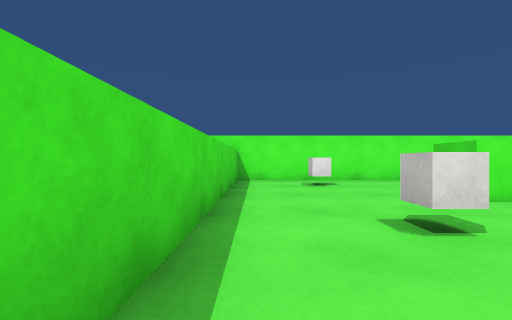
[1] (above)

24 first-person views from a walk through a scene from a Unity 3-D project. The camera is 0.68 m above the floor, looks level and sees 90° across. The floor is counted in squares, 1 m on a side. Each view is taken from the middle of a square. On the plan, view 1 faces up. The plan holds only what a view shows up to about 9 squares ahead; the rest is blank. Surface patterns are stand-ins for the level's own textures.

[2]
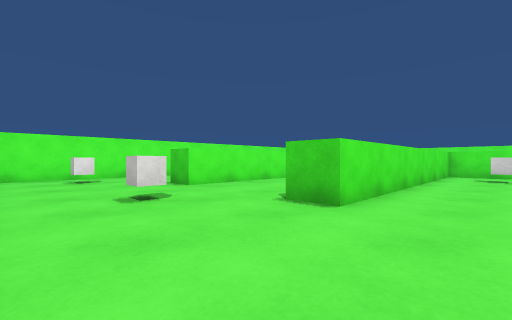

[3]
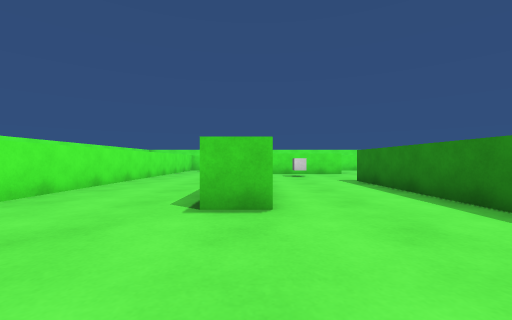

[4]
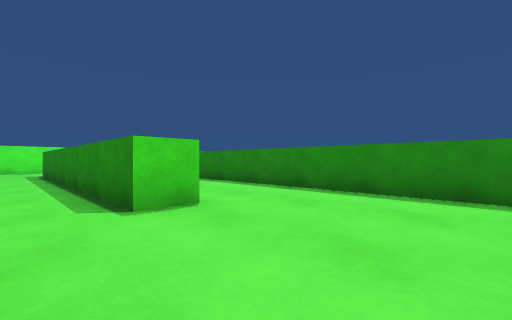

[5]
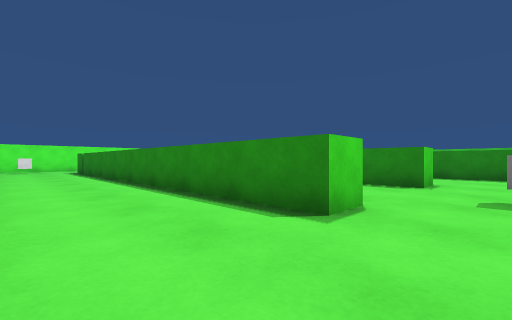

[6]
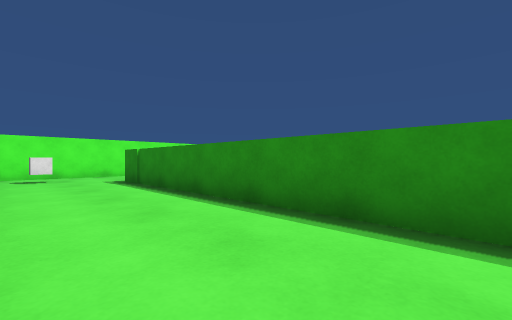

[7]
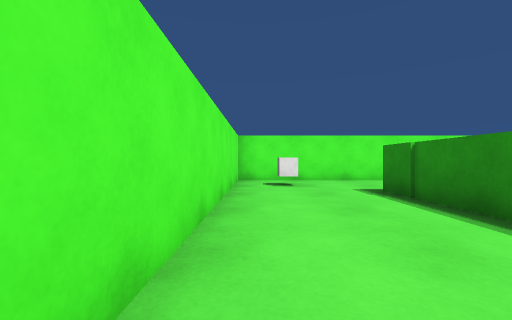

[8]
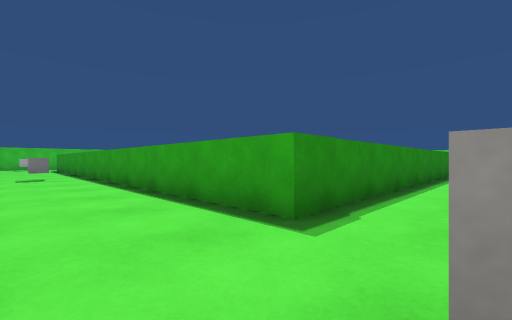

[9]
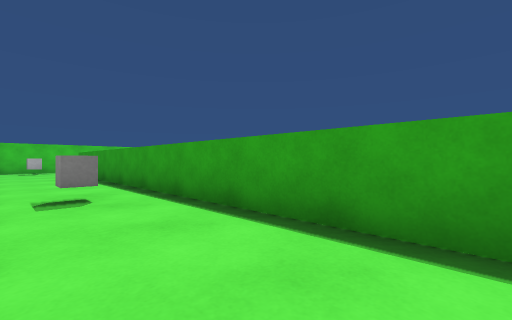

[10]
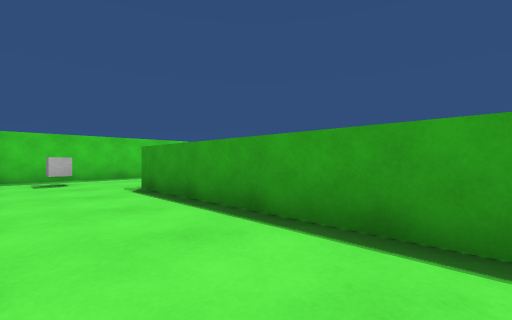

[11]
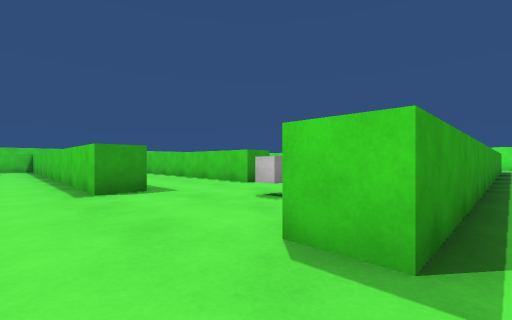

[12]
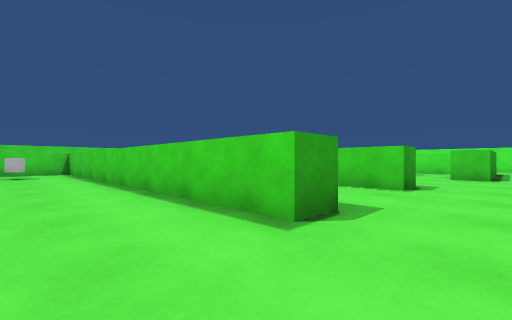

[13]
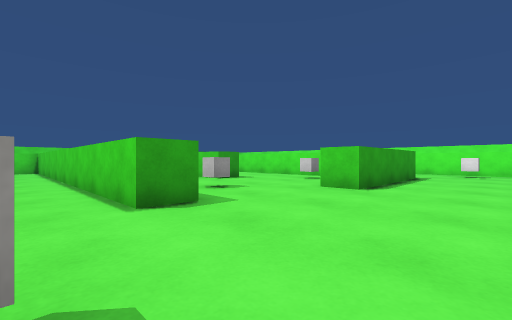

[14]
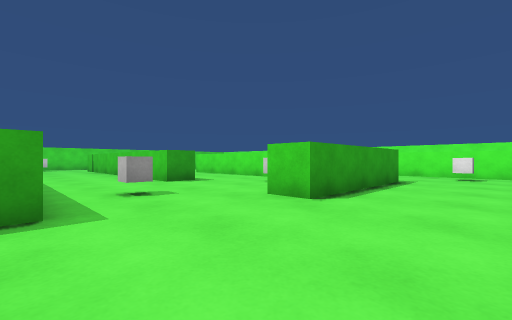

[15]
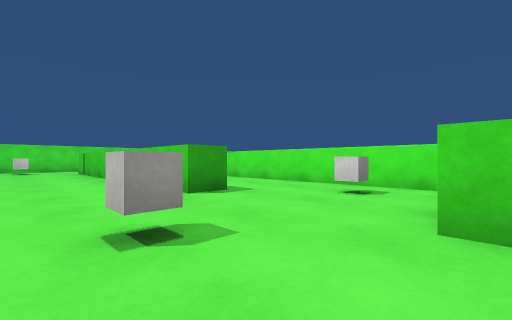

[16]
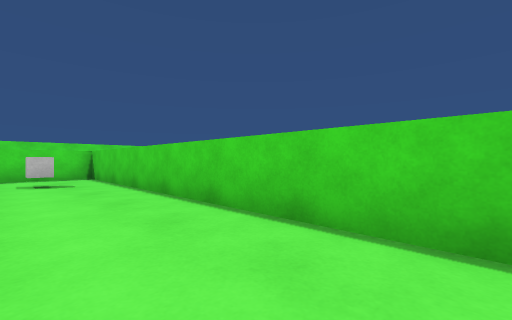

[17]
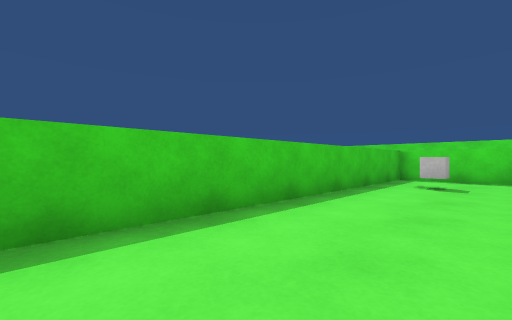

[18]
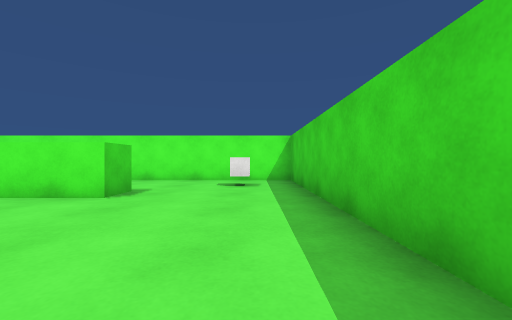

[19]
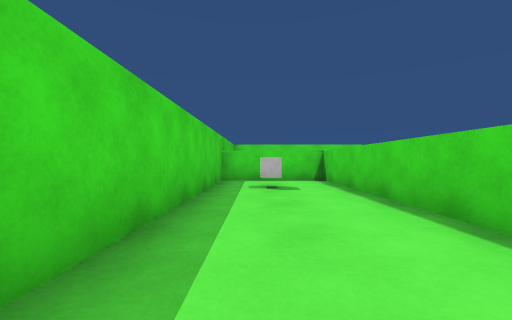

[20]
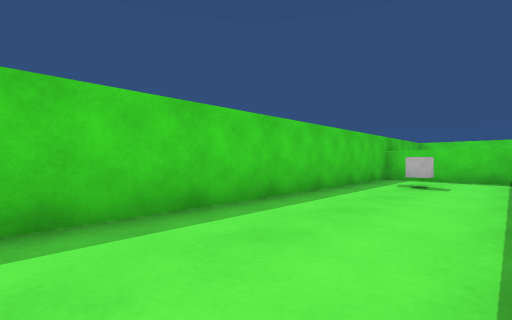

[21]
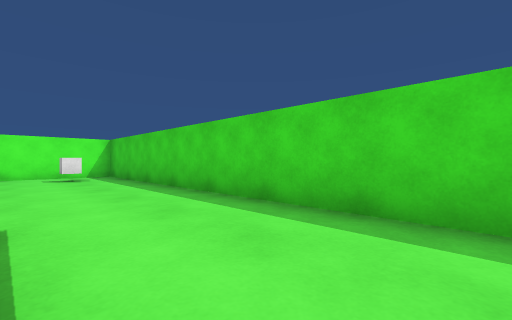

[22]
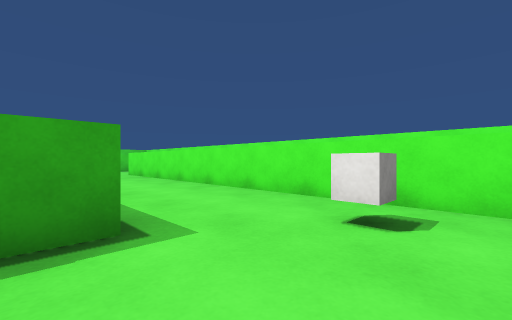

[23]
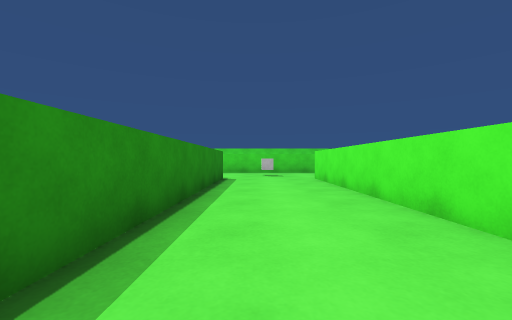

[24]
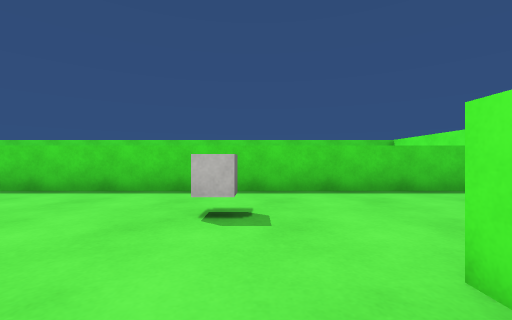

### Floor plan
Points are (right, up) in squares from view 1. A wall is a line through its corners. A room is listed if a view was taken in it or the views show most of it. See-through windows are left out.
Room 1 (views 1, 2, 3, 4, 5, 6, 7, 8, 9, 10, 11, 12, 13, 14, 15, 16, 17, 18, 19, 20, 21, 22, 23, 24)
walls: (11.9, -0.2) (3.5, -0.2) (3.5, 0.8) (11.9, 0.8); (0, -3.3) (8.4, -3.3) (8.4, -4.2) (3.4, -4.2); (12.3, -7.6) (12.3, -8.7) (-0.6, -8.7) (-0.6, -11.7) (9, -11.7); (13.5, 0.9) (13.5, -4.2) (12.5, -4.2); (12.3, -11.6) (12.3, -12.7) (-0.6, -12.7) (-0.6, -16.2) (20.6, -16.2) (20.6, -10.8); (16, 4.2) (3.5, 4.2) (3.5, 5.2) (17.6, 5.2) (17.6, -12.3) (16.6, -12.3) (16.6, -10.4); (6, 8.6) (-0.6, 8.6) (-0.6, -2.6); (20.6, 3.8) (20.6, 8.6); (20.2, 8.6) (12.5, 8.6)
objects: cube (2, -15); cube (2, -10); cube (2, 3); cube (2, 7); cube (11, -6); cube (11, -2); cube (15, -10); cube (15, 3); cube (19, -15); cube (19, -4); cube (19, 7)

Where each view was taken, in squares from view 1:
view 1: 0 up, 0 right, facing up
view 2: 2 down, 0 right, facing up-right
view 3: 0 up, 0 right, facing right
view 4: 2 up, 0 right, facing down-right
view 5: 8 up, 2 right, facing down-right
view 6: 8 up, 9 right, facing down-right
view 7: 8 up, 12 right, facing right
view 8: 7 up, 20 right, facing down-left
view 9: 1 up, 20 right, facing down-left
view 10: 6 down, 20 right, facing down-left
view 11: 14 down, 18 right, facing up-left
view 12: 15 down, 14 right, facing up-left
view 13: 10 down, 16 right, facing up-left
view 14: 8 down, 16 right, facing up-left
view 15: 7 down, 13 right, facing up-left
view 16: 11 down, 10 right, facing up-left
view 17: 9 down, 9 right, facing down-left
view 18: 15 down, 12 right, facing right
view 19: 15 down, 8 right, facing left
view 20: 13 down, 9 right, facing down-left
view 21: 13 down, 9 right, facing down-right
view 22: 0 up, 16 right, facing up-left
view 23: 2 up, 13 right, facing left
view 24: 3 up, 5 right, facing left
